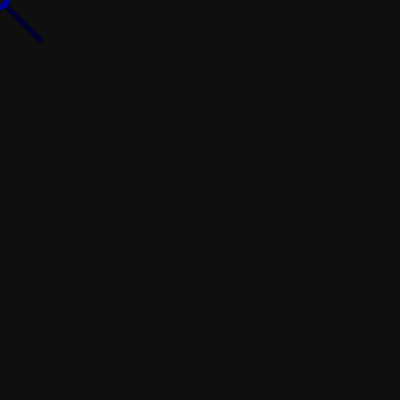
Frame 1 (no input)
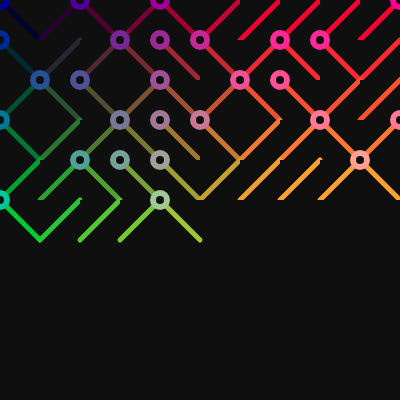
Frame 60 (no input)
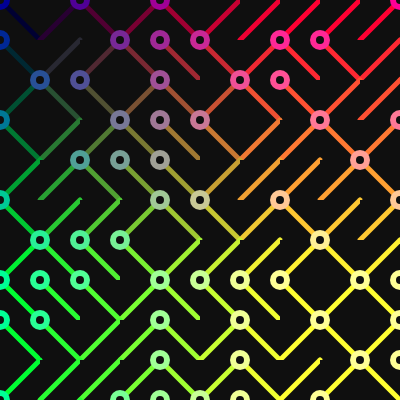
Frame 120 (the mouse pressed at the canvas centre since frame 60)

The p5.js sketch that drew these frames (run headless with seeded random() and noise() and a simulated clock; from frame 60 on, the mouse is pressed at the canvas centre):

// p5.js sketch
// ── sketch.js
let gSize = 40;
let xPos = 0;
let yPos= 0;

function setup() {
  createCanvas(400, 400);
  background(220);
}

/*
function draw() {
  
  rect  (xPos,yPos,gSize)
  xPos += gSize

  if (xPos>width){
    xPos=0
    yPos += gSize
  }
*/

  function draw() {

    //created a rectangle
    fill(15)
    noStroke()
    rect(xPos,yPos,400)

  //make a random choice
  let choice = random (0,1);
   strokeWeight(5);
    stroke(xPos,yPos,50)
    
    

  if (choice>0.5) {    
    line (xPos,yPos,xPos+gSize,yPos+gSize)
    noStroke()
    fill(xPos,yPos,150)
    ellipse(xPos,yPos,20)
     fill(15)
    ellipse(xPos,yPos,8)

   } else {
    line (xPos+gSize,yPos,xPos,yPos+gSize)
   }
    //moving the grid position 
   xPos += gSize

   if(xPos>width){
    xPos=0
    yPos += gSize  
   }

}
